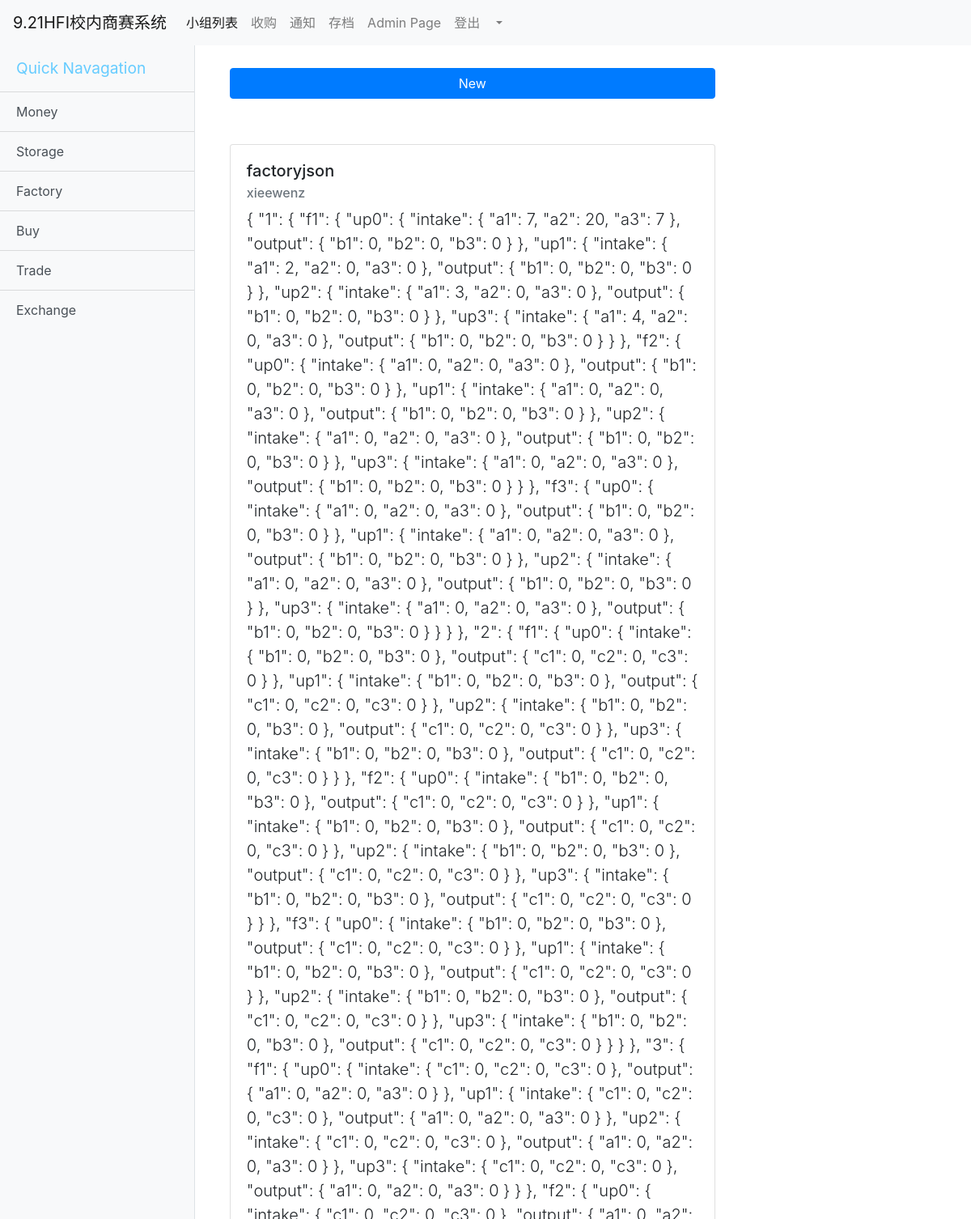
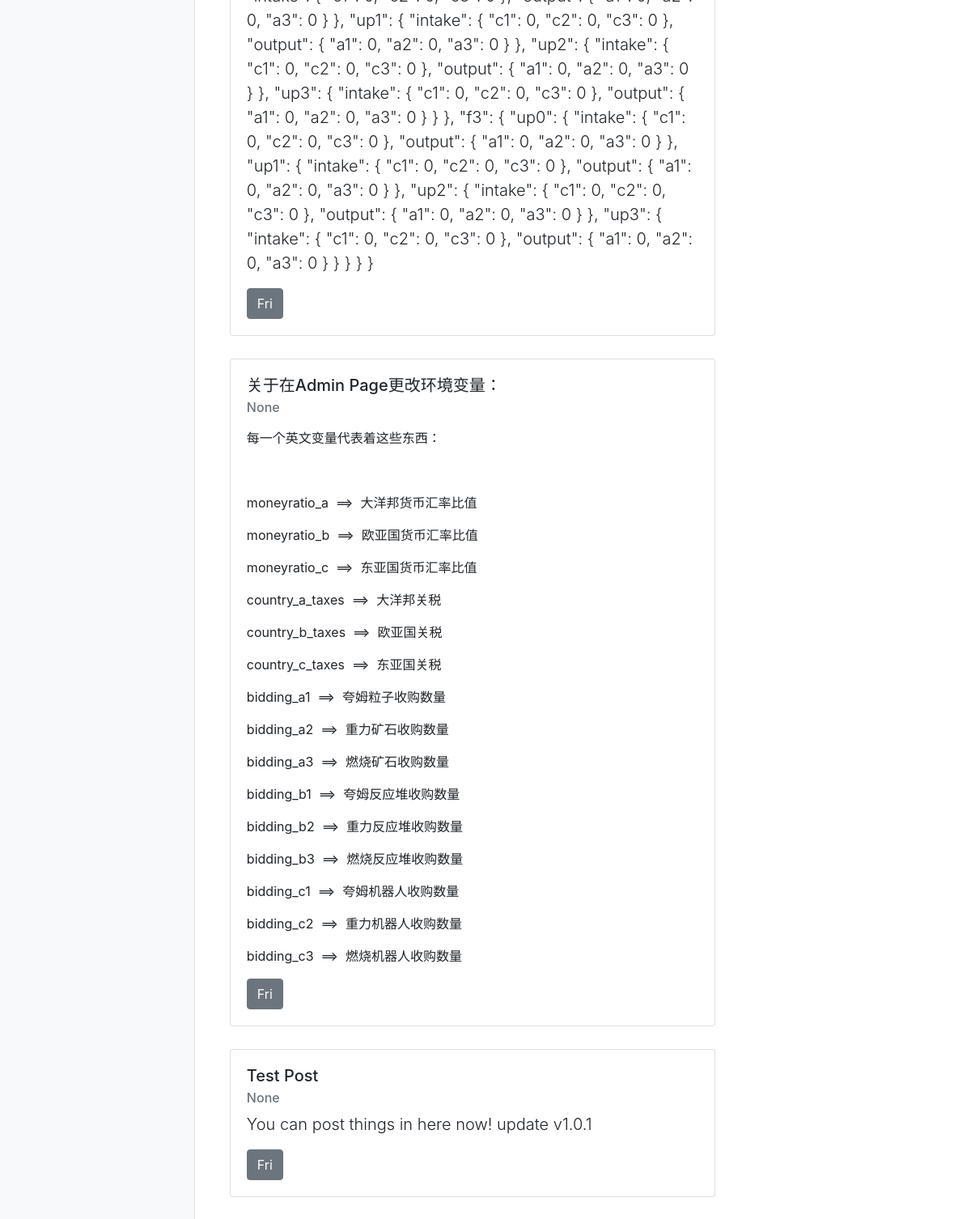
The app's page /post/ (signed in) with its own data (2 pictures, top to bottom).
### blog/models.py (models this page shows, shortened)
class Post(models.Model):
    title = models.CharField(max_length=100)
    content = models.TextField()
    date_posted = models.DateTimeField(auto_now=False, auto_now_add=False,default=timezone.now)
    authors = models.ForeignKey(User, on_delete=models.CASCADE,null = True, blank = True)
    shit = models.CharField(null=True,blank=True, max_length=50)

### blog/views.py (the view)
# urls.py: path('post/', views.home, name='blog_home'),
def home(request):
    global content
    loader()
    content = Post.objects.all()
    content = reversed(content)
    return render(request,'home.html',{'title':'ass','cts':content})

### blog/factory.py (called while the page is built)
def loadjson():
    global FDICT
    import json
    from .models import Post
    p = Post.objects.filter(title='factoryjson')
    p = p[0].content
    print('=================')
    FDCT = json.loads(p)
    print(FDCT)
    for key,d in FDCT.items():
        print(type(key),key)
        FDICT[int(key)] = d

def loadjsonwrapper():
    global FDICT
    loadjson()

### blog/teamlist.py (called while the page is built, shortened)
def loadratio():
    global MONEY_RATIO
    varibles = EnvVaribles.objects.first()
    MONEY_RATIO['a'] = varibles.moneyratio_a
    MONEY_RATIO['b'] = varibles.moneyratio_b
    MONEY_RATIO['c'] = varibles.moneyratio_c

def loadbidding():
    global MAX_ITEMS
    for itemname in itemtype:
        print(type(itemname),itemname)
        MAX_ITEMS[itemname] = getattr(varibles,f'bidding_{itemname}')

def loadall():
    loadbidding()
    loadratio()

    def parsefact(self):
        for factory in self.factories:
            name = f'Factory {factory[0][1]}'
            self.fact[name] = FDICT[self.country][factory[0]][factory[1]]
            level = f'Level {factory[1][2]}'
            self.fact[name]['level'] = level
        '''{'Factory 1': {'intake': {'a1': 1, 'a2': 0, 'a3': 0}, 'output': {'b1': 0, 'b2': 0, 'b3': 0}, 'level': 'Level 0'}, 'Factory 2': {'intake': {'a1': 0, 'a2': 0, 'a3': 0}, 'output': {'b1': 0, 'b2': 0, 'b3': 0}, 'level': 'Level 0'}, 'Factory 3': {'intake': {'a1': 0, 'a2': 0, 'a3': 0}, 'output': {'b1': 0, 'b2': 0, 'b3': 0}, 'level': 'Level 0'}}'''

    def update(self):
        import time
        self.parsefact()
        t = time.gmtime()
        nowtime = time.strftime('%M',t)
        print('tryupdate')

### blog/views.py (called while the page is built)
def loader():
    loadall()
    loadjsonwrapper()
    print('sdadaadad')
    print(FDICT)
    for team in tlist:
        team.update()
    print('ass')

### blog/templates/home.html (shortened to what this page needs)
{% extends "base.html"%}
{%block content%}
<a style="width: 50vw;     margin:3% " class="btn btn-primary" href="/new/" role="button">New</a>
{% for ct in cts %}
<div class="card" style="width: 50vw;     margin:3% ">
  <div class="card-body">
    <h5 class="card-title">{{ct.title}}</h5>
    <h6 class="card-subtitle mb-2 text-muted">{{ct.authors}}</h6>
    <p class="card-text lead">{{ct.content | safe}}</p>
    <a href="#" class="btn btn-secondary">{{ct.date_posted | date:"D"}}</a>
  </div>
</div>
{% endfor %}
{%endblock content%}

### blog/templates/base.html (style rules this page uses)
body { overflow-x: hidden; }

### records on screen
Post: title "factoryjson", authors "xieewenz", content "{ \"1\": { \"f1\": { \"up0\": { \"intake\": { \"a1\": 7, \"a2\": 20, \"a3\": 7 }, \"output\": { \"b1\": 0, \"b2\": 0, \"b3\": 0 } }, \"up1\": { \"intake\": { \"a1\": 2, \"a2\": 0, \"a3\": 0 }, \"output\": { \"b1\": 0, \"b2\": 0, \"b3\": 0 } }, \"up2\": { \"intake\": { \"a1\": 3, \"a2\": 0, \"a3\": 0 }, \"output\": { \"b1\": 0, \"b2\": 0, \"b3\": 0 } }, \"up3\": { \"intake\": { \"a1\": 4, \"a2\": 0, \"a3\": 0 }, \"output\": { \"b1\": 0, \"b2\": 0, \"b3\": 0 } } }, \"f2\": { \"up0\": { \"intake\": { \"a1\": 0, \"a2\": 0, \"a3\": 0 }, \"output\": { \"b1\": 0, \"b2\": 0, \"b3\": 0 } }, \"up1\": { \"intake\": { \"a1\": 0, \"a2\": 0, \"a3\": 0 }, \"output\": { \"b1\": 0, \"b2\": 0, \"b3\": 0 } }, \"up2\": { \"intake\": { \"a1\": 0, \"a2\": 0, \"a3\": 0 }, \"output\": { \"b1\": 0, \"b2\": 0, \"b3\": 0 } }, \"up3\": { \"intake\": {…", date_posted "Fri"
Post: title "关于在Admin Page更改环境变量：", authors "None", content "每一个英文变量代表着这些东西： moneyratio_a ==> 大洋邦货币汇率比值 moneyratio_b ==> 欧亚国货币汇率比值 moneyratio_c ==> 东亚国货币汇率比值 country_a_taxes ==> 大洋邦关税 country_b_taxes ==> 欧亚国关税 country_c_taxes ==> 东亚国关税 bidding_a1 ==> 夸姆粒子收购数量 bidding_a2 ==> 重力矿石收购数量 bidding_a3 ==> 燃烧矿石收购数量 bidding_b1 ==> 夸姆反应堆收购数量 bidding_b2 ==> 重力反应堆收购数量 bidding_b3 ==> 燃烧反应堆收购数量 bidding_c1 ==> 夸姆机器人收购数量 bidding_c2 ==> 重力机器人收购数量 bidding_c3 ==> 燃烧机器人收购数量", date_posted "Fri"
Post: title "Test Post", authors "None", content "You can post things in here now! update v1.0.1", date_posted "Fri"
